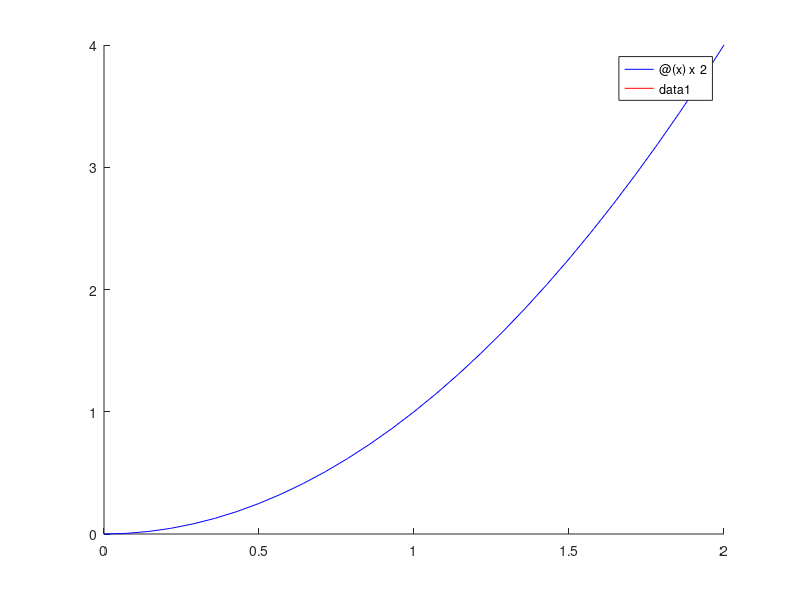

Source code (MATLAB): (Note: this script raises an error after producing the figure.)
function inversePlot()
    hold on
    fplot(@(x)x^2,[0,2],'b-');
    fplot(@(y)sqrt(y),[0,-2],'r-');
    fplot(@(x)x,[0,2],'b--');
    input n/a
   output n/a
axis equal 
end